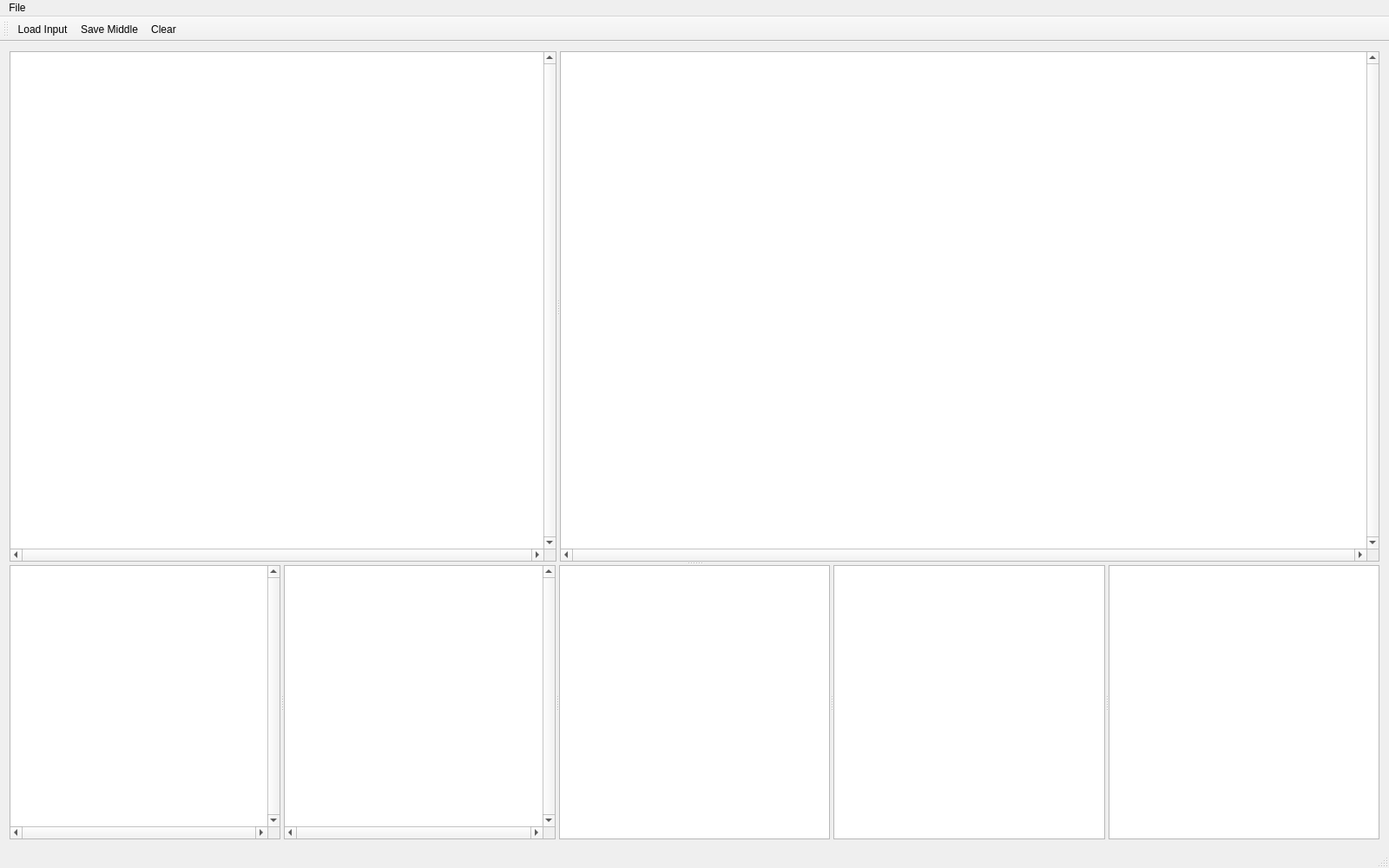
<?xml version="1.0" encoding="UTF-8"?>
<ui version="4.0">
 <class>DihedralTesseWindowClass</class>
 <widget class="QMainWindow" name="DihedralTesseWindowClass">
  <property name="geometry">
   <rect>
    <x>0</x>
    <y>0</y>
    <width>1600</width>
    <height>1000</height>
   </rect>
  </property>
  <property name="windowTitle">
   <string>DihedralTesseWindow</string>
  </property>
  <widget class="QWidget" name="centralWidget">
   <layout class="QHBoxLayout">
    <item>
     <widget class="QSplitter" name="splitter">
      <property name="sizePolicy">
       <sizepolicy hsizetype="Expanding" vsizetype="Expanding">
        <horstretch>0</horstretch>
        <verstretch>0</verstretch>
       </sizepolicy>
      </property>
      <property name="focusPolicy">
       <enum>Qt::StrongFocus</enum>
      </property>
      <property name="orientation">
       <enum>Qt::Vertical</enum>
      </property>
      <widget class="QSplitter" name="splitter1">
       <property name="sizePolicy">
        <sizepolicy hsizetype="Expanding" vsizetype="Expanding">
         <horstretch>0</horstretch>
         <verstretch>13</verstretch>
        </sizepolicy>
       </property>
       <property name="orientation">
        <enum>Qt::Horizontal</enum>
       </property>
       <widget class="QGraphicsView" name="graphicsView">
        <property name="sizePolicy">
         <sizepolicy hsizetype="Expanding" vsizetype="Expanding">
          <horstretch>2</horstretch>
          <verstretch>0</verstretch>
         </sizepolicy>
        </property>
        <property name="focusPolicy">
         <enum>Qt::StrongFocus</enum>
        </property>
        <property name="verticalScrollBarPolicy">
         <enum>Qt::ScrollBarAlwaysOn</enum>
        </property>
        <property name="horizontalScrollBarPolicy">
         <enum>Qt::ScrollBarAlwaysOn</enum>
        </property>
        <property name="transformationAnchor">
         <enum>QGraphicsView::NoAnchor</enum>
        </property>
       </widget>
       <widget class="QGraphicsView" name="graphicsView2">
        <property name="enabled">
         <bool>true</bool>
        </property>
        <property name="sizePolicy">
         <sizepolicy hsizetype="Expanding" vsizetype="Expanding">
          <horstretch>3</horstretch>
          <verstretch>0</verstretch>
         </sizepolicy>
        </property>
        <property name="focusPolicy">
         <enum>Qt::StrongFocus</enum>
        </property>
        <property name="verticalScrollBarPolicy">
         <enum>Qt::ScrollBarAlwaysOn</enum>
        </property>
        <property name="horizontalScrollBarPolicy">
         <enum>Qt::ScrollBarAlwaysOn</enum>
        </property>
        <property name="transformationAnchor">
         <enum>QGraphicsView::NoAnchor</enum>
        </property>
       </widget>
      </widget>
      <widget class="QSplitter" name="splitter2">
       <property name="sizePolicy">
        <sizepolicy hsizetype="Expanding" vsizetype="Expanding">
         <horstretch>0</horstretch>
         <verstretch>7</verstretch>
        </sizepolicy>
       </property>
       <property name="orientation">
        <enum>Qt::Horizontal</enum>
       </property>
       <widget class="QGraphicsView" name="graphicsView_2">
         <property name="verticalScrollBarPolicy">
           <enum>Qt::ScrollBarAlwaysOn</enum>
         </property>
         <property name="horizontalScrollBarPolicy">
           <enum>Qt::ScrollBarAlwaysOn</enum>
         </property>
       </widget>
       <widget class="QGraphicsView" name="graphicsView_3">
        <property name="verticalScrollBarPolicy">
          <enum>Qt::ScrollBarAlwaysOn</enum>
        </property>
        <property name="horizontalScrollBarPolicy">
          <enum>Qt::ScrollBarAlwaysOn</enum>
        </property>
       </widget>
       <widget class="QGraphicsView" name="graphicsView_4"/>
       <widget class="QGraphicsView" name="graphicsView_5"/>
       <widget class="QGraphicsView" name="graphicsView_6"/>
      </widget>
     </widget>
    </item>
   </layout>
  </widget>
  <widget class="QMenuBar" name="menuBar">
   <property name="geometry">
    <rect>
     <x>0</x>
     <y>0</y>
     <width>1600</width>
     <height>23</height>
    </rect>
   </property>
   <widget class="QMenu" name="menu">
    <property name="title">
     <string>File</string>
    </property>
    <addaction name="actionLoadInput"/>
    <addaction name="actionSaveMiddle"/>
    <addaction name="actionClear"/>
   </widget>
   <addaction name="menu"/>
  </widget>
  <widget class="QToolBar" name="mainToolBar">
   <attribute name="toolBarArea">
    <enum>TopToolBarArea</enum>
   </attribute>
   <attribute name="toolBarBreak">
    <bool>false</bool>
   </attribute>
   <addaction name="actionLoadInput"/>
   <addaction name="actionSaveMiddle"/>
   <addaction name="actionClear"/>
  </widget>
  <widget class="QStatusBar" name="statusBar"/>
  <action name="actionLoadInput">
   <property name="icon">
    <iconset resource="dihedraltessewindow.qrc">
     <normaloff>:/icons/icons/fileNew.png</normaloff>:/icons/icons/fileNew.png</iconset>
   </property>
   <property name="text">
    <string>Load Input</string>
   </property>
  </action>
  <action name="actionSaveMiddle">
   <property name="icon">
    <iconset resource="dihedraltessewindow.qrc">
     <normaloff>:/icons/icons/fileOpen.png</normaloff>:/icons/icons/fileOpen.png</iconset>
   </property>
   <property name="text">
    <string>Save Middle</string>
   </property>
  </action>
  <action name="actionClear">
   <property name="icon">
    <iconset resource="dihedraltessewindow.qrc">
     <normaloff>:/icons/icons/fileNew.png</normaloff>:/icons/icons/fileNew.png</iconset>
   </property>
   <property name="text">
    <string>Clear</string>
   </property>
  </action>
 </widget>
 <layoutdefault spacing="6" margin="11"/>
 <resources>
  <include location="dihedraltessewindow.qrc"/>
 </resources>
 <connections/>
</ui>
